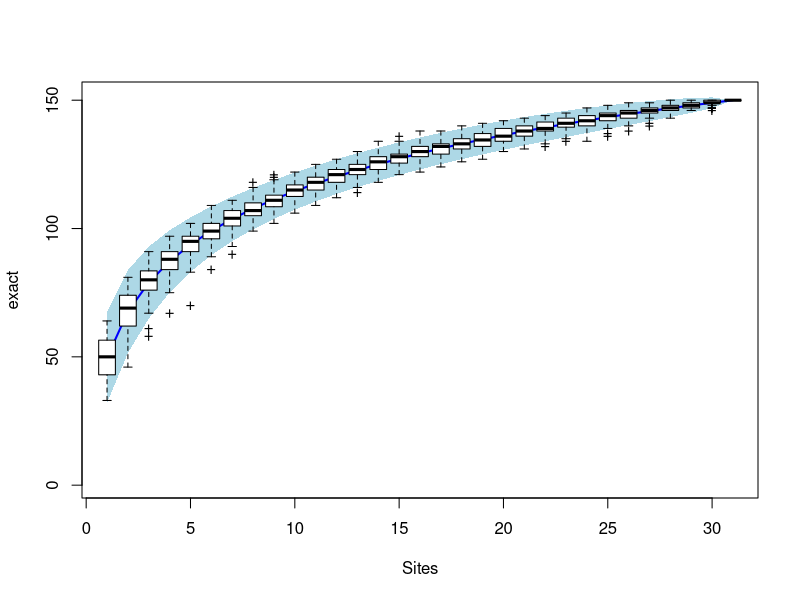

This chart was generated by the following R code:
# Species Accumulation Curves
# ref: http://cc.oulu.fi/~jarioksa/softhelp/vegan/html/specaccum.html

# Import Libaries
library(vegan)

# Import raw data set
raw_data <-
  read.csv(file = "./data/LL2_pollen_raw_data.csv", head = TRUE, sep = ",")

# Remove the total counts and spikes(first 8 columns)
core <- raw_data[, c(8:ncol(raw_data))]

# Draw Species Accumulation Curve
sp1 <- specaccum(core)
sp2 <- specaccum(core, "random", permutations = 100)
sp2
summary(sp2)
plot(sp1, ci.type="poly", col="blue", lwd=2, ci.lty=0, ci.col="lightblue")
boxplot(sp2, col="white", add=TRUE, pch="+")